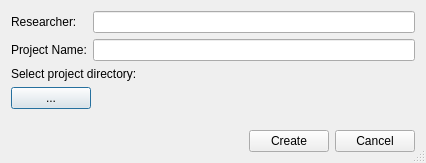
<?xml version="1.0" encoding="UTF-8"?>
<ui version="4.0">
 <class>NewProjectWindow</class>
 <widget class="QDialog" name="NewProjectWindow">
  <property name="windowModality">
   <enum>Qt::NonModal</enum>
  </property>
  <property name="geometry">
   <rect>
    <x>0</x>
    <y>0</y>
    <width>426</width>
    <height>163</height>
   </rect>
  </property>
  <property name="windowTitle">
   <string>New Project</string>
  </property>
  <property name="sizeGripEnabled">
   <bool>true</bool>
  </property>
  <property name="modal">
   <bool>true</bool>
  </property>
  <layout class="QHBoxLayout" name="horizontalLayout">
   <item>
    <layout class="QVBoxLayout" name="verticalLayout">
     <item>
      <layout class="QHBoxLayout" name="horizontalLayout_2">
       <item>
        <layout class="QVBoxLayout" name="labelLayout">
         <item>
          <widget class="QLabel" name="researcherLabel">
           <property name="text">
            <string>Researcher:</string>
           </property>
          </widget>
         </item>
         <item>
          <widget class="QLabel" name="projectNameLabel">
           <property name="text">
            <string>Project Name:</string>
           </property>
          </widget>
         </item>
        </layout>
       </item>
       <item>
        <layout class="QVBoxLayout" name="valueLayout">
         <item>
          <widget class="QLineEdit" name="researcherValue"/>
         </item>
         <item>
          <widget class="QLineEdit" name="projectNameValue">
           <property name="clearButtonEnabled">
            <bool>true</bool>
           </property>
          </widget>
         </item>
        </layout>
       </item>
      </layout>
     </item>
     <item>
      <layout class="QVBoxLayout" name="verticalLayout_2">
       <item>
        <widget class="QLabel" name="dirLabel">
         <property name="text">
          <string>Select project directory:</string>
         </property>
        </widget>
       </item>
       <item>
        <layout class="QHBoxLayout" name="dirSelectLayout">
         <item>
          <widget class="QPushButton" name="dirSelectButton">
           <property name="sizePolicy">
            <sizepolicy hsizetype="Minimum" vsizetype="Fixed">
             <horstretch>0</horstretch>
             <verstretch>0</verstretch>
            </sizepolicy>
           </property>
           <property name="text">
            <string>...</string>
           </property>
          </widget>
         </item>
         <item>
          <widget class="QLabel" name="dirValue">
           <property name="sizePolicy">
            <sizepolicy hsizetype="MinimumExpanding" vsizetype="Preferred">
             <horstretch>0</horstretch>
             <verstretch>0</verstretch>
            </sizepolicy>
           </property>
           <property name="text">
            <string/>
           </property>
          </widget>
         </item>
        </layout>
       </item>
      </layout>
     </item>
     <item>
      <spacer name="verticalSpacer">
       <property name="orientation">
        <enum>Qt::Vertical</enum>
       </property>
       <property name="sizeHint" stdset="0">
        <size>
         <width>20</width>
         <height>40</height>
        </size>
       </property>
      </spacer>
     </item>
     <item>
      <layout class="QHBoxLayout" name="buttonLayout">
       <item>
        <spacer name="horizontalSpacer">
         <property name="orientation">
          <enum>Qt::Horizontal</enum>
         </property>
         <property name="sizeHint" stdset="0">
          <size>
           <width>40</width>
           <height>20</height>
          </size>
         </property>
        </spacer>
       </item>
       <item>
        <widget class="QPushButton" name="createButton">
         <property name="text">
          <string>Create</string>
         </property>
        </widget>
       </item>
       <item>
        <widget class="QPushButton" name="cancelButton">
         <property name="text">
          <string>Cancel</string>
         </property>
        </widget>
       </item>
      </layout>
     </item>
    </layout>
   </item>
  </layout>
 </widget>
 <resources/>
 <connections/>
</ui>
